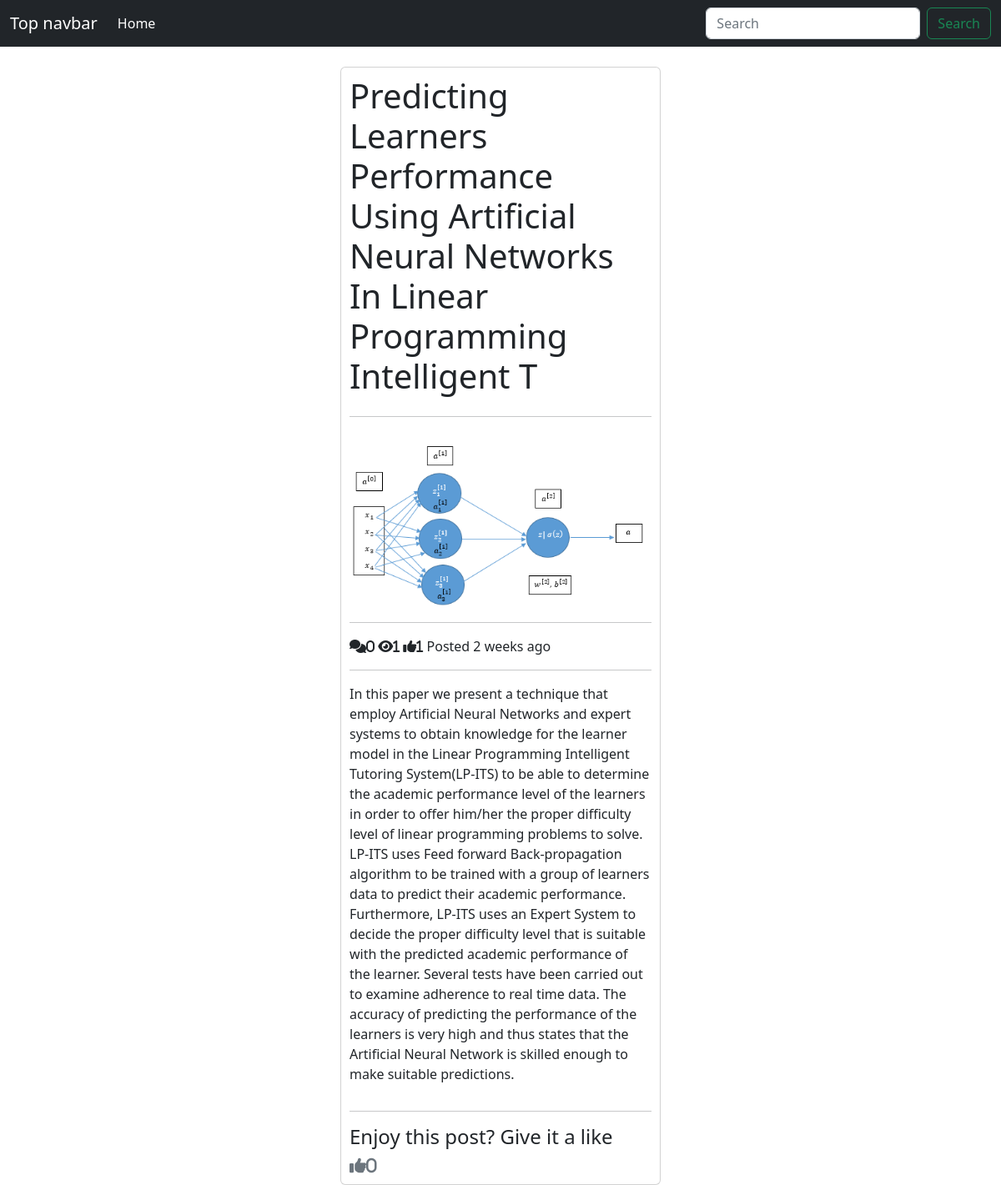
Page /test_Post/ on the committed database.
### posts/models.py (models this page shows, shortened)
class Post(models.Model):
    title = models.CharField(max_length=100)
    content = models.TextField()
    thumbnail = models.ImageField()
    publishdate = models.DateTimeField(auto_now_add=True)
    last_updated = models.DateTimeField(auto_now=True)
    author = models.ForeignKey(User, on_delete=models.CASCADE)
    slug = models.SlugField()
    def get_like_url(self):
        return reverse('like', kwargs={
            'slug':self.slug
        })
    @property
    def get_comment_count(self):
        return Comments.objects.filter(post=self).count()
    @property
    def get_view_count(self):
        return self.postview_set.all().count()
    @property
    def get_like_count(self):
        return self.like_set.all().count()

### posts/views.py (the view)
# urls.py: path('<slug>/', PostDetailView.as_view(), name='detail'),
class PostDetailView(generic.DetailView):
    model = Post
    def get_object(self, **kwargs):
        object = super().get_object(**kwargs)
        if self.request.user.is_authenticated:
            PostView.objects.get_or_create(user=self.request.user, post=object)
        return object

### templates/posts/post_detail.html (shortened to what this page needs)
{% extends "base.html" %}
{% block content %}
    <div class="row">
    <div class="col-4 offset-4">
    <div class="card" style="padding: 10px;">
        <h1 >{{object.title|title}}</h1>
        <hr />
        <img src="{{object.thumbnail.url}}" class="card-img-top" alt="...">
        <hr />
        <div>
            <span class="fa-solid fa-comments ml-2">{{object.get_comment_count}}</span>
            <span class="fa-solid fa-eye ml-2">{{object.get_view_count}}</span>
            <span class="fa-solid fa-thumbs-up ml-2">{{object.get_like_count}}</span>
            <span class="float-right">Posted {{object.publishdate|timesince}} ago</span>
        </div>
        <hr />
        <div>
            <p>{{object.content}}</p>
        </div>
        <hr />
        <div>
            <h4>Enjoy this post? Give it a like</h4>
            <a class="text-muted" href="{{ object.get_like_url }}">
                <span class="fa-solid fa-thumbs-up fa-lg">{{object.get_comment_count}}</span>
            </a>
        </div>
    </div>
    </div>
    </div>
{% endblock content %}

### rows in the picture
Post: title "Predicting Learners Performance Using Artificial Neural Networks In Linear Programming Intelligent T", thumbnail (picture), get_comment_count "0", get_view_count "1", get_like_count "1", publishdate "2 weeks", content "In this paper we present a technique that employ Artificial Neural Networks and expert systems to obtain knowledge for the learner model in the Linear Programming Intelligent Tutoring System(LP-ITS) to be able to determine the academic performance level of the learners in order to offer him/her the proper difficulty level of linear programming problems to solve. LP-ITS uses Feed forward Back-propagation algorithm to be trained with a group of learners data to predict their academic performance. Furthermore, LP-ITS uses an Expert System to decide the proper difficulty level that is suitable with the predicted academic performance of the learner. Several tests have been carried out to examine…"
